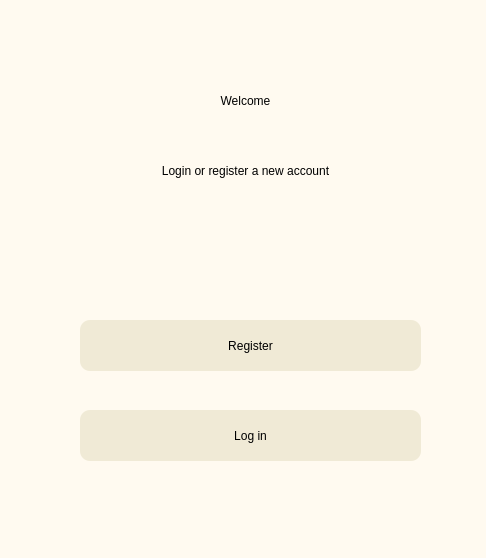
<?xml version="1.0" encoding="UTF-8"?>
<ui version="4.0">
 <class>Dialog</class>
 <widget class="QDialog" name="Dialog">
  <property name="geometry">
   <rect>
    <x>0</x>
    <y>0</y>
    <width>486</width>
    <height>558</height>
   </rect>
  </property>
  <property name="minimumSize">
   <size>
    <width>486</width>
    <height>558</height>
   </size>
  </property>
  <property name="maximumSize">
   <size>
    <width>486</width>
    <height>558</height>
   </size>
  </property>
  <property name="windowTitle">
   <string>Dialog</string>
  </property>
  <widget class="QWidget" name="bgwidget" native="true">
   <property name="geometry">
    <rect>
     <x>0</x>
     <y>0</y>
     <width>486</width>
     <height>558</height>
    </rect>
   </property>
   <property name="minimumSize">
    <size>
     <width>486</width>
     <height>558</height>
    </size>
   </property>
   <property name="maximumSize">
    <size>
     <width>486</width>
     <height>558</height>
    </size>
   </property>
   <property name="styleSheet">
    <string notr="true">QWidget#bgwidget{background-color:rgb(255,250,240);}
</string>
   </property>
   <widget class="QLabel" name="welcomelabel">
    <property name="geometry">
     <rect>
      <x>120</x>
      <y>70</y>
      <width>251</width>
      <height>61</height>
     </rect>
    </property>
    <property name="minimumSize">
     <size>
      <width>251</width>
      <height>61</height>
     </size>
    </property>
    <property name="maximumSize">
     <size>
      <width>251</width>
      <height>61</height>
     </size>
    </property>
    <property name="styleSheet">
     <string notr="true">font: 36pt &quot;MS Shell Dlg 2&quot;;
color:rgb(0,0,0);</string>
    </property>
    <property name="text">
     <string>Welcome</string>
    </property>
    <property name="alignment">
     <set>Qt::AlignCenter</set>
    </property>
   </widget>
   <widget class="QLabel" name="textlabel">
    <property name="geometry">
     <rect>
      <x>50</x>
      <y>150</y>
      <width>391</width>
      <height>41</height>
     </rect>
    </property>
    <property name="minimumSize">
     <size>
      <width>391</width>
      <height>41</height>
     </size>
    </property>
    <property name="maximumSize">
     <size>
      <width>391</width>
      <height>41</height>
     </size>
    </property>
    <property name="styleSheet">
     <string notr="true">font: 16pt &quot;MS Shell Dlg 2&quot;;
color:rgb(0,0,0);</string>
    </property>
    <property name="text">
     <string>Login or register a new account</string>
    </property>
    <property name="alignment">
     <set>Qt::AlignCenter</set>
    </property>
   </widget>
   <widget class="QPushButton" name="register_2">
    <property name="geometry">
     <rect>
      <x>80</x>
      <y>320</y>
      <width>341</width>
      <height>51</height>
     </rect>
    </property>
    <property name="sizePolicy">
     <sizepolicy hsizetype="Fixed" vsizetype="Fixed">
      <horstretch>0</horstretch>
      <verstretch>0</verstretch>
     </sizepolicy>
    </property>
    <property name="minimumSize">
     <size>
      <width>341</width>
      <height>51</height>
     </size>
    </property>
    <property name="maximumSize">
     <size>
      <width>341</width>
      <height>51</height>
     </size>
    </property>
    <property name="cursor">
     <cursorShape>PointingHandCursor</cursorShape>
    </property>
    <property name="styleSheet">
     <string notr="true">border-radius:10px;
background-color:rgb(240, 234, 214);
font: 18pt &quot;MS Shell Dlg 2&quot;;</string>
    </property>
    <property name="text">
     <string>Register</string>
    </property>
   </widget>
   <widget class="QPushButton" name="login_2">
    <property name="geometry">
     <rect>
      <x>80</x>
      <y>410</y>
      <width>341</width>
      <height>51</height>
     </rect>
    </property>
    <property name="sizePolicy">
     <sizepolicy hsizetype="Fixed" vsizetype="Fixed">
      <horstretch>0</horstretch>
      <verstretch>0</verstretch>
     </sizepolicy>
    </property>
    <property name="minimumSize">
     <size>
      <width>341</width>
      <height>51</height>
     </size>
    </property>
    <property name="maximumSize">
     <size>
      <width>341</width>
      <height>51</height>
     </size>
    </property>
    <property name="cursor">
     <cursorShape>PointingHandCursor</cursorShape>
    </property>
    <property name="styleSheet">
     <string notr="true">border-radius:10px;
background-color:rgb(240, 234, 214);
font: 18pt &quot;MS Shell Dlg 2&quot;;</string>
    </property>
    <property name="text">
     <string>Log in</string>
    </property>
   </widget>
  </widget>
 </widget>
 <resources/>
 <connections/>
</ui>
